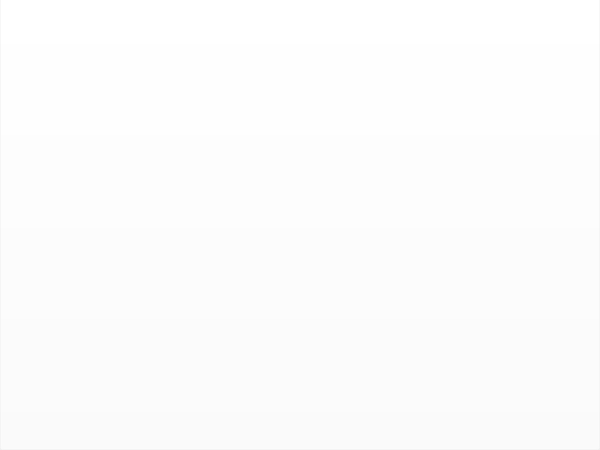
<?xml version="1.0" encoding="UTF-8"?>
<ui version="4.0">
 <class>MainWindow</class>
 <widget class="QMainWindow" name="MainWindow">
  <property name="geometry">
   <rect>
    <x>0</x>
    <y>0</y>
    <width>600</width>
    <height>450</height>
   </rect>
  </property>
  <property name="maximumSize">
   <size>
    <width>600</width>
    <height>450</height>
   </size>
  </property>
  <property name="windowTitle">
   <string>The Wilsons</string>
  </property>
  <widget class="QWidget" name="centralwidget">
   <widget class="QLabel" name="label">
    <property name="geometry">
     <rect>
      <x>0</x>
      <y>-2</y>
      <width>603</width>
      <height>454</height>
     </rect>
    </property>
    <property name="text">
     <string/>
    </property>
    <property name="pixmap">
     <pixmap>../img/wilsu.png</pixmap>
    </property>
   </widget>
   <widget class="QPushButton" name="wilsoBtn">
    <property name="geometry">
     <rect>
      <x>0</x>
      <y>-2</y>
      <width>600</width>
      <height>452</height>
     </rect>
    </property>
    <property name="cursor">
     <cursorShape>PointingHandCursor</cursorShape>
    </property>
    <property name="styleSheet">
     <string notr="true">background-color: rgba(255, 255, 255, 0);</string>
    </property>
    <property name="text">
     <string/>
    </property>
   </widget>
  </widget>
 </widget>
 <resources/>
 <connections/>
</ui>
